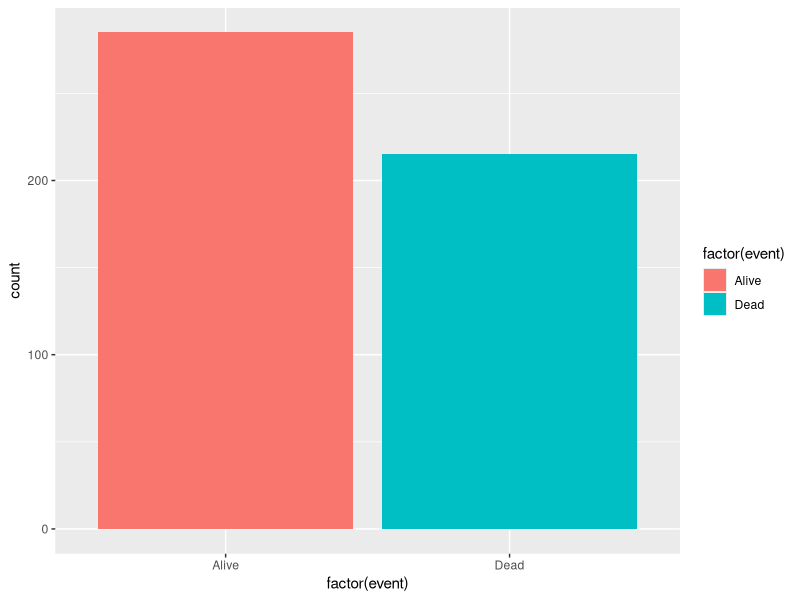
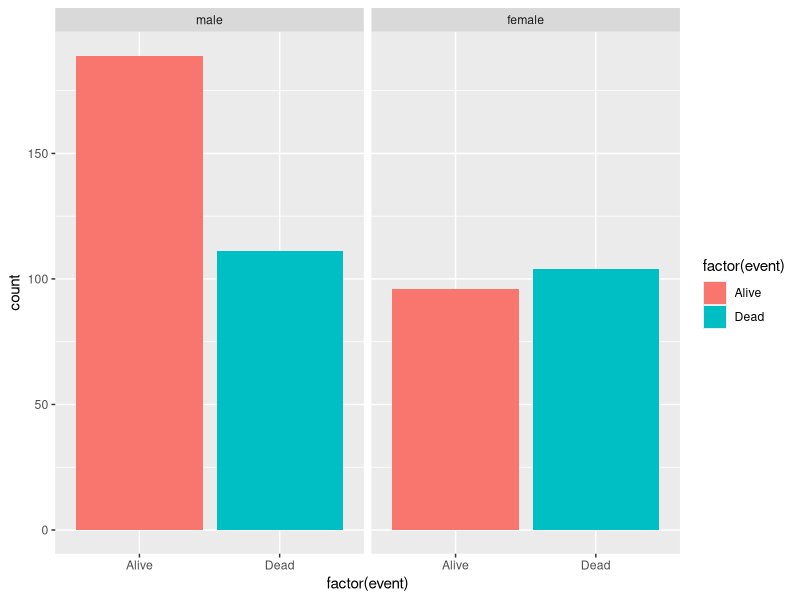
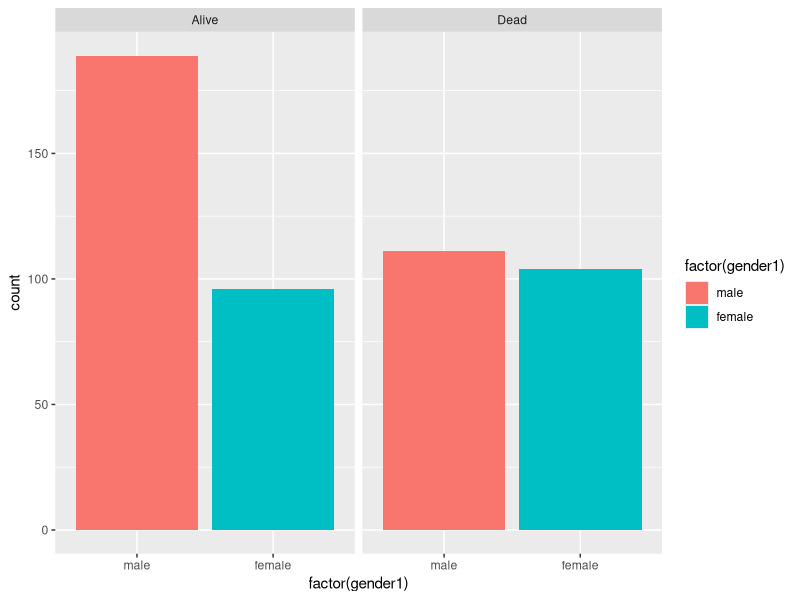
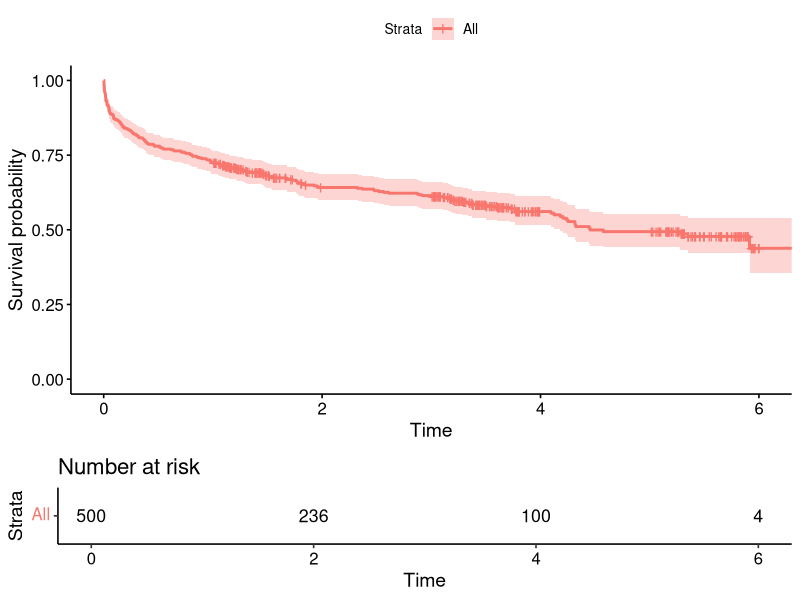
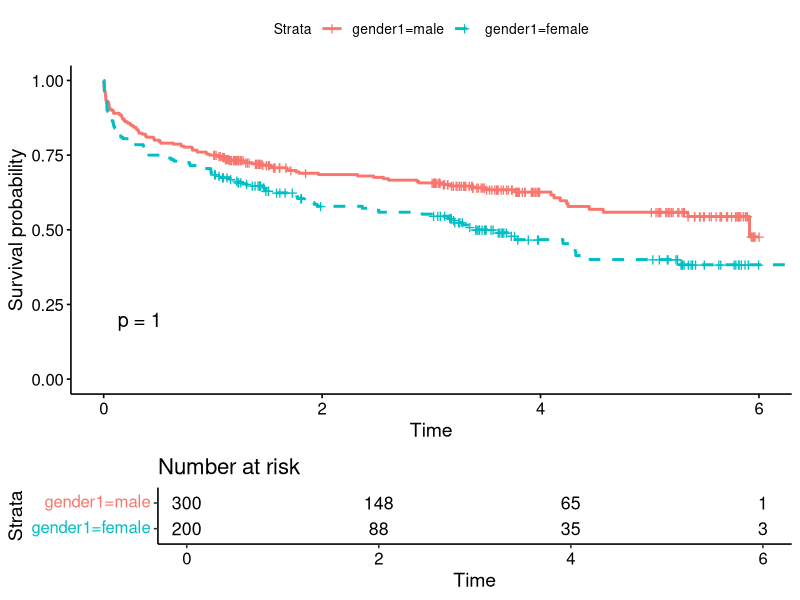

Write R code to recreate these figures, in order.
## ---- chunk 1
library(tidyverse)
library(survival)
library(haven)
library(lubridate)
library(ggplot2)
library(survival) 
library(survminer)
## ---- chunk 2
whas500ds <- read_spss("whas500.sav")
whas500ds
## ---- chunk 3
whas <- whas500ds %>% mutate(gender1 = factor(gender, labels = c("male","female")),
                             miord1 = factor(miord, labels= c("first", "recurrent")),
                             mitype1 = factor(mitype, labels=c ("non Q-wave" , "Q-wave")),
                             event = factor(fstat, labels=c("Alive","Dead")))
whas
## ---- chunk 4
whas2 <- whas %>% select(id,event,admitdate,fdate,age,bmi,sysbp,gender1,miord1,mitype1)
whas2
## ---- chunk 5
summary(whas2)
## ---- chunk 6
whas2$dur <- as.duration(whas2$admitdate %--% whas2$fdate)
whas2$dur_year <- whas2$dur / dyears(1)
summary(whas2)
## ---- chunk 7
ggplot(whas2, aes(x=factor(event), fill=factor(event))) + 
  geom_bar()
ggplot(whas2, aes(x=factor(event), fill=factor(event))) + 
  geom_bar()+
  facet_wrap(~gender1)
ggplot(whas2, aes(x=factor(gender1), fill=factor(gender1))) + 
  geom_bar()+
  facet_wrap(~event)

## ---- chunk 8
overall_km <-survfit(Surv(time=dur_year,event=="Dead")~1,
                     data=whas2,
                     type="kaplan-meier")
summary(overall_km)
## ---- chunk 9
ggsurvplot(overall_km, data=whas2,risk.table=T)
## ---- chunk 10
quantile(overall_km, probs = 0.5)
## ---- chunk 11
gender_km <-survfit(Surv(time=dur_year,event=="Dead")~gender1,
                     data=whas2,
                     type="kaplan-meier")
summary(gender_km)
## ---- chunk 12
ggsurvplot(gender_km, data=whas2,risk.table=T, linetype = c(1,2), pval = 1)
## ---- chunk 13
quantile(gender_km, probs = 0.5)
